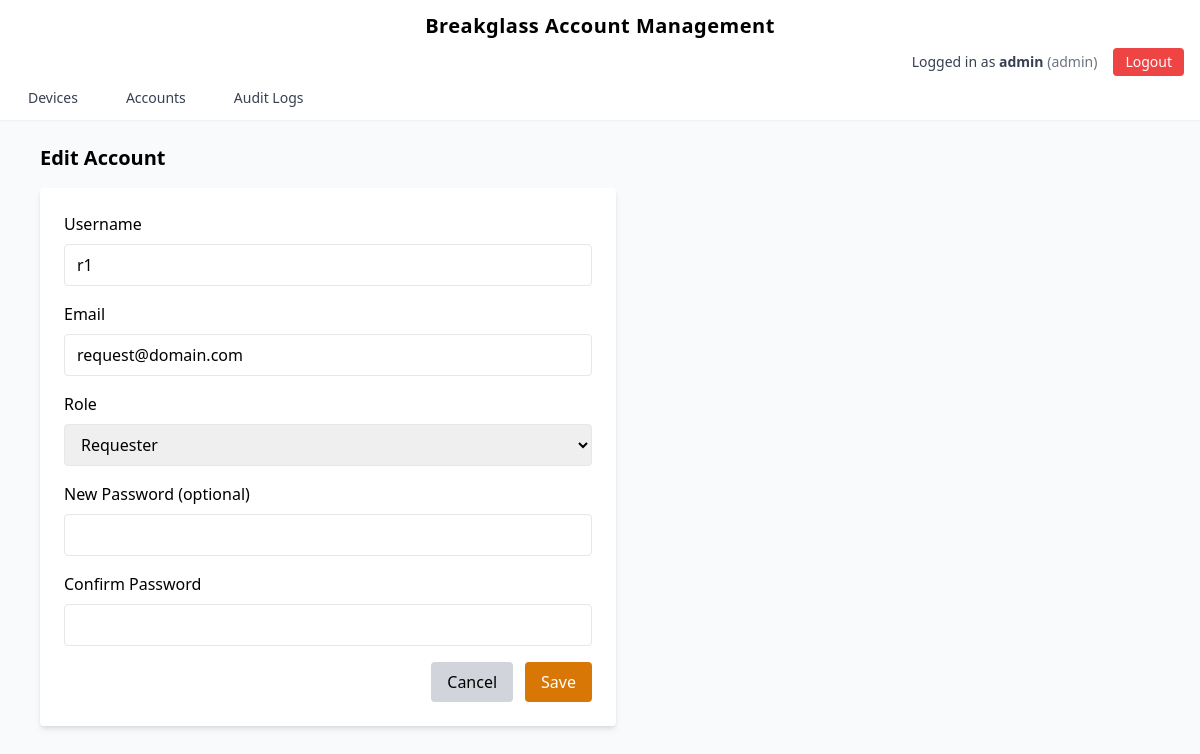
The app's page /ui/accounts/2/edit (signed in) with its own data.
### models/user.py (models this page shows)
class User(Base):
    __tablename__ = "users"
    id = Column(Integer, primary_key=True, index=True)
    username = Column(String, unique=True, index=True, nullable=False)
    email = Column(String, unique=True, index=True, nullable=False)
    auth_source = Column(String, default="local")  # local, ldap, saml, oidc
    password_hash = Column(String, nullable=True)
    role = Column(String, nullable=False)  # admin, requester, approver, requester_approver
    otp_secret = Column(String, nullable=True)
    is_active = Column(Boolean, default=True)

### ui/routes/accounts.py (the view)
@router.get("/accounts/{user_id}/edit")
async def admin_edit_page(
    user_id: int,
    request: Request,
    current_user: User | None = Depends(get_current_user_optional),
    db: AsyncSession = Depends(get_db),
):
    if current_user is None or current_user.role != "admin":
        log_action(
            current_user,
            "accounts_edit_view",
            "Redirected to login page due to unauthenticated access attempt",
            request,
            category="accounts"
        )
        return RedirectResponse("/ui/login")
    stmt = select(User).where(User.id == user_id)
    user = (await db.execute(stmt)).scalar_one_or_none()
    if not user:
        return RedirectResponse("/ui/accounts")
    log_action(
        current_user,
        "accounts_edit_view",
        "Viewed account edit page",
        request,
        category="accounts"
    )
    return templates.TemplateResponse(
        "account_edit.html",
        {
            "request": request,
            "user": user,
            "current_user": current_user,
            "error": None,
        },
    )

### ui/templates/account_edit.html (shortened to what this page needs)
{% extends "base.html" %}
{% block content %}
<h1 class="text-xl font-bold mb-4">Edit Account</h1>
<form method="post" class="bg-white p-6 rounded shadow-md max-w-xl" onsubmit="return validatePasswords()">
  <label class="block mb-2">Username</label>
  <input name="username" value="{{ user.username }}" class="w-full border px-3 py-2 rounded mb-4">
  <label class="block mb-2">Email</label>
  <input name="email" value="{{ user.email }}" type="email" class="w-full border px-3 py-2 rounded mb-4">
  <label class="block mb-2">Role</label>
  <select name="role" class="w-full border px-3 py-2 rounded mb-4">
    <option value="requester" {% if user.role == "requester" %}selected{% endif %}>Requester</option>
  </select>
  <label class="block mb-2">New Password (optional)</label>
  <input id="new_password" name="new_password" type="password" class="w-full border px-3 py-2 rounded mb-4">
  <label class="block mb-2">Confirm Password</label>
  <input id="confirm_password" name="confirm_password" type="password" class="w-full border px-3 py-2 rounded mb-4">
  <div class="flex justify-end space-x-3">
    <a href="/ui/accounts" class="px-4 py-2 bg-gray-300 rounded">Cancel</a>
    <button class="px-4 py-2 bg-yellow-600 text-white rounded hover:bg-yellow-700">
      Save
    </button>
  </div>
</form>
{% endblock %}

### ui/templates/base.html (shortened to what this page needs)
<!DOCTYPE html>
<html lang="en">
<head>
  <link href="https://cdn.jsdelivr.net/npm/tailwindcss@2.2.19/dist/tailwind.min.css" rel="stylesheet">
</head>
<body class="bg-gray-50 min-h-screen">
  <header class="w-full bg-white shadow-sm px-4 py-3">
    <div class="flex justify-center items-center">
      <div class="text-xl font-bold tracking-wide">
        Breakglass Account Management
      </div>
    </div>
    {% if current_user and current_user.username %}
    <div class="flex justify-end items-center space-x-4 mt-2">
      <span class="text-sm text-gray-700">
        Logged in as <strong>{{ current_user.username }}</strong>
        <span class="text-gray-500">({{ current_user.role }})</span>
      </span>
      <a href="/ui/logout"
         class="text-sm bg-red-500 text-white px-3 py-1 rounded hover:bg-red-600">
        Logout
      </a>
    </div>
    <nav class="mt-3">
      <ul class="flex space-x-6 text-sm font-medium">
        <li>
          <a href="/ui/devices"
             class="text-gray-700 px-3 py-1 rounded-md transition
                    hover:bg-blue-600 hover:text-white">
            Devices
          </a>
        </li>
        {% if current_user.role == "admin" %}
          <li>
            <a href="/ui/accounts"
               class="text-gray-700 px-3 py-1 rounded-md transition
                      hover:bg-blue-600 hover:text-white">
              Accounts
            </a>
          </li>
        {% endif %}
        {% if current_user.role == "admin" %}
        <li>
          <a href="/ui/logs" class="text-gray-700 px-3 py-1 rounded-md transition
                    hover:bg-blue-600 hover:text-white">
            Audit Logs
          </a>
        </li>
        {% endif %}
      </ul>
    </nav>
    {% endif %}
  </header>
  <main class="max-w-6xl mx-auto px-4 py-6">
    {% block content %}{% endblock %}
  </main>
</body>
</html>

### records on screen
User: username "admin", role "admin"
User: username "r1", email "request@domain.com", role "Requester"
